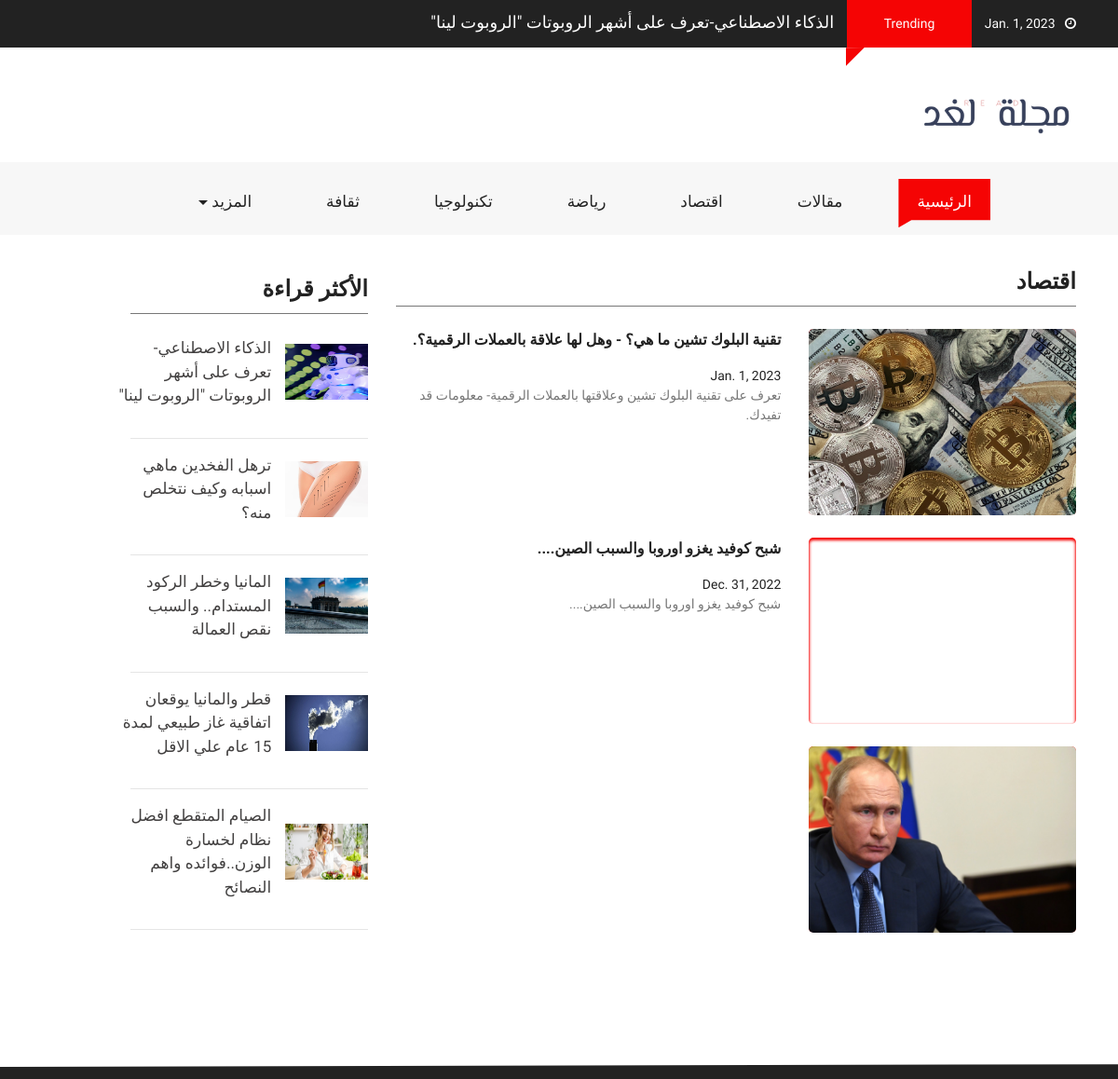
Screenshot of /section/اقتصاد/ with the database file from the repository.
### main/models.py (models this page shows, shortened)
class New(models.Model):
    type_post = [
        ('News','News'),
        ('Blogs','Blogs'),
    ]
    choices= [
        ('ثقافة','ثقافة'),
        ('اقتصاد','اقتصاد'),
        ('رياضة','رياضة'),
        ('صحةوجمال','صحةوجمال'),
        ('تكنولوجيا','تكنولوجيا'),
    ]
    title = models.CharField(max_length=100,unique=True)
    author = models.CharField(max_length=20,null=True, blank=True)
    image = models.ImageField()
    date_post = models.DateField(null=True, blank=True)
    short_decsription = models.CharField(max_length=100)
    long_decsription = models.TextField(default='DESC')
    type = models.CharField(max_length=50, choices=type_post,default='Blogs')
    most_popular = models.BooleanField(default=False)
    trending = models.BooleanField(default=False)
    main = models.BooleanField(default=False)
    main2 = models.BooleanField(default=False)
    cate = models.CharField(choices=choices,max_length=12)

### main/views.py (the view)
# urls.py: path('section/<str:cate>/',views.section,name='section')
def section(request,cate):
    news = New.objects.filter(cate=cate).order_by('-date_post')
    date_now  = datetime.datetime.now()
    return render(request,'main/section.html',{
        'f':cate,
        'blog':news,
        'most':most,
        'D_N':date_now.date(),
        'mostrend':trend[0]
    })

### templates/main/section.html (shortened to what this page needs)
{% extends "./layout.html" %}
{% load static %}
{% block content %}
<div class="container-fluid pb-4 pt-4 paddding">
    <div class="container paddding">
        <div class="row mx-0">
            <div class="col-md-8 animate-box" data-animate-effect="fadeInLeft">
                <div>
                    <div class="fh5co_heading fh5co_heading_border_bottom py-2 mb-4" style="font-weight: bold;" >{{f}}</div>
                </div>
                {% for bl in blog %}
                {% if not bl.most_popular and not  bl.trending %}
                <div class="row pb-4 more">
                    <div class="col-md-5">
                        <a href="{% url 'main:page' bl.title %}">
                        <div class="fh5co_hover_news_img">
                            <div class="fh5co_news_img"><img src="{{bl.image.url}}" alt=""/></div>
                        </div>
                        </a>
                    </div>
                    <div class="col-md-7 animate-box">
                        <a href="{% url 'main:page' bl.title %}" class="fh5co_magna py-2"> {{bl.title}}. <br> </a> <a href="{% url 'main:page' bl.title %}" class="fh5co_mini_time py-3">
                        {{bl.date_post}}
                        <div class="fh5co_consectetur"> {{bl.short_decsription}}.
                        </div></a>
                    </div>
                </div>
                {% endif %}
                {% endfor %}
            </div>
            <div class="col-md-3 animate-box" data-animate-effect="fadeInRight">
                <div>
                    <div class="fh5co_heading fh5co_heading_border_bottom pt-3 py-2 mb-4" style="font-weight: bold;">الأكثر قراءة</div>
                </div>
                {% for ne in most  %}
                <div class="row pb-3 ">
                    <div class="col-5 align-self-center">
                        <a href="{% url 'main:page' ne.title %}"> <img src="{{ne.image.url}}" alt="img" class="fh5co_most_trading"/>
                    </div></a>
                    <div class="col-7 paddding">
                        <a href="{% url 'main:page' ne.title %}" class="d-block fh5co_small_post_heading"><span class="">{{ne.title}}</span>
                    </div></a>
                </div>
                <hr>
                {% endfor %}
            </div>
        </div>
    </div>
</div>
{%endblock%}

### templates/main/layout.html (shortened to what this page needs)
{% load static %}
<!DOCTYPE html>
<html lang="en" class="no-js">
<head>
    <link href="{% static 'css/media_query.css' %}" rel="stylesheet" type="text/css"/>
    <link href="{% static 'css/bootstrap.css' %}" rel="stylesheet" type="text/css"/>
    <link href="https://maxcdn.bootstrapcdn.com/font-awesome/4.7.0/css/font-awesome.min.css" rel="stylesheet"
>
    <link href="{% static 'css/animate.css' %}" rel="stylesheet" type="text/css"/>
    <link href="{% static 'css/owl.carousel.css' %}" rel="stylesheet" type="text/css"/>
    <link href="{% static 'css/owl.theme.default.css' %}" rel="stylesheet" type="text/css"/>
    <link href="{% static 'css/style_1.css' %}" rel="stylesheet" type="text/css"/>
</head>
<body class="{% block class %}{%endblock%}" dir="rtl">
<div class="container-fluid fh5co_header_bg">
    <div class="container">
        <div class="row" >
            <div class="col-12 fh5co_mediya_center"><a href="" class="color_fff fh5co_mediya_setting" dir="rtl"><i
                    class="fa fa-clock-o"></i>&nbsp;&nbsp;&nbsp;{{D_N}}</a>
                <div class="d-inline-block fh5co_trading_posotion_relative"><a href="" class="treding_btn">Trending</a>
                    <div class="fh5co_treding_position_absolute"></div>
                </div>
                <a href="{% url 'main:page' mostrend.title %}" class="color_fff fh5co_mediya_setting" style= "font-size:18px">{{mostrend.title}}</a>
            </div>
        </div>
    </div>
</div>
<div class="container-fluid">
    <div class="container">
        <div class="row">
            <div class="col-12 col-md-3 fh5co_padding_menu" >
                <img style= "width:200px;" src="/media/logo.png" alt="img" class="fh5co_logo_width"/>
            </div>
            </div>
        </div>
    </div>
<div class="container-fluid bg-faded fh5co_padd_mediya padding_786">
    <div class="container padding_786">
        <nav class="navbar navbar-toggleable-md navbar-light ">
            <div class="collapse navbar-collapse" id="navbarSupportedContent">
                <ul class="navbar-nav mr-auto" style= "font-size : 17px">
                    <li class="nav-item active">
                        <a class="nav-link" href="{% url 'main:index'%}">الرئيسية <span class="sr-only">(current)</span></a>
                    </li>
                    <li class="nav-item ">
                        <a class="nav-link" href="{% url 'main:blog'%}">مقالات <span class="sr-only">(current)</span></a>
                    </li>
                    <li class="nav-item ">
                        <a class="nav-link" href="{% url 'main:section' 'اقتصاد' %}">اقتصاد <span class="sr-only">(current)</span></a>
                    </li>
                    <li class="nav-item ">
                        <a class="nav-link" href="{% url 'main:section' 'رياضة' %}">رياضة <span class="sr-only">(current)</span></a>
                    </li>
                    <li class="nav-item ">
                        <a class="nav-link" href="{% url 'main:section' 'تكنولوجيا' %}">تكنولوجيا <span class="sr-only">(current)</span></a>
                    </li>
                    <li class="nav-item ">
                        <a class="nav-link" href="{% url 'main:section' 'ثقافة' %}">ثقافة<span class="sr-only">(current)</span></a>
                    </li>
                    <li class="nav-item dropdown">
                        <a class="nav-link dropdown-toggle" href="#" id="dropdownMenuButton2" data-toggle="dropdown"
                           aria-haspopup="true" aria-expanded="false">المزيد <span class="sr-only">(current)</span></a>
                    </li>
                </ul>
            </div>
        </nav>
    </div>
</div>
{% block content %} {% endblock %}
<div class="container-fluid fh5co_footer_bg pb-3">
</body>
</html>

### main/static/css/style_1.css (style rules this page uses)
a,a:hover { color:#f50404 }
.fh5co_header_bg { background:#222;color:#fff }
.color_fff { color:#fff !important }
.treding_btn { background:#f50404;color:#fff;margin:0 10px;display:inline-block;padding:15px 40px }
.fh5co_trading_posotion_relative { position:relative }
.fh5co_treding_position_absolute { -webkit-clip-path:polygon(0 1%, 100% 0, 0 100%, 0% 100%);-moz-clip-path:polygon(0 1%, 100% 0, 0 100%, 0% 100%);-ms-clip-path:polygon(0 1%, 100% 0, 0 100%, 0% 100%);clip-path:polygon(0 1%, 100% 0, 0 100%, 0% 100%);height:20px;width:20px;background:#f50404;position:absolute;left:9px }
.fh5co_logo_width { width:130px }
.navbar-light .navbar-nav .open>.nav-link,.navbar-light .navbar-nav .active>.nav-link,.navbar-light .navbar-nav .nav-link.open,.navbar-light .navbar-nav .nav-link.active { color:#fff !important;padding-top:12px !important;padding-bottom:15px !important;padding-left:20px !important;padding-right:20px !important;margin:0 20px !important;-moz-transition:all .5s ease;-o-transition:all .5s ease;-webkit-transition:all .5s ease;-ms-transition:all .5s ease;transition:all .5s ease;background:#f50404 !important;-webkit-clip-path:polygon(100% 0, 100% 85%, 14% 85%, 0 100%, 0% 60%, 0 0);-moz-clip-path:polygon(100% 0, 100% 85%, 14% 85%, 0 100%, 0% 60%, 0 0);-ms-clip-path:polygon(100% 0, 100% 85%, 14% 85%, 0 100%, 0% 60%, 0 0);clip-path:polygon(100% 0, 100% 85%, 14% 85%, 0 100%, 0% 60%, 0 0) }
.navbar-light .navbar-nav .nav-link { color:#222 !important;padding-top:12px !important;padding-bottom:15px !important;padding-left:20px !important;padding-right:20px !important;margin:0 20px !important;-moz-transition:all .5s ease;-o-transition:all .5s ease;-webkit-transition:all .5s ease;-ms-transition:all .5s ease;transition:all .5s ease;position:relative !important;-webkit-clip-path:polygon(100% 0, 100% 85%, 14% 85%, 0 100%, 0% 60%, 0 0);-moz-clip-path:polygon(100% 0, 100% 85%, 14% 85%, 0 100%, 0% 60%, 0 0);-ms-clip-path:polygon(100% 0, 100% 85%, 14% 85%, 0 100%, 0% 60%, 0 0);clip-path:polygon(100% 0, 100% 85%, 14% 85%, 0 100%, 0% 60%, 0 0) }
.fh5co_padding_menu { padding:20px 0 }
.fh5co_padd_mediya { padding-top:10px }
.paddding { padding-left:0 !important;padding-right:0 !important }
.fh5co_heading { font-size:20px;color:#424040 }
.fh5co_heading_border_bottom { border-bottom:1px solid #777 }
.fh5co_news_img { height:200px;-webkit-border-radius:5px;-moz-border-radius:5px;-ms-border-radius:5px;border-radius:5px;overflow:hidden;position:relative;top:0;-webkit-box-shadow:inset 0 2px 3px 1px;-moz-box-shadow:inset 0 2px 3px 1px;-o-box-shadow:inset 0 2px 3px 1px;box-shadow:inset 0 2px 3px 1px;-moz-transition:all all 0.5s ease;-o-transition:all all 0.5s ease;-webkit-transition:all all 0.5s ease;-ms-transition:all all 0.5s ease;transition:all all 0.5s ease }
.fh5co_news_img>img { height:260px;min-width:100% }
.fh5co_small_post_heading { font-size:17px;color:#424040;-moz-transition:all all 0.5s ease;-o-transition:all all 0.5s ease;-webkit-transition:all all 0.5s ease;-ms-transition:all all 0.5s ease;transition:all all 0.5s ease }
.fh5co_magna { font-size:16px;color:#222 !important;font-weight:800 }
.fh5co_mini_time { font-size:14px;color:#222;display:inline-block }
.fh5co_consectetur { font-size:14px;color:#777 }
.fh5co_most_trading { height:60px;width:100% }
.fh5co_footer_bg { background:#222;color:#fff;-webkit-clip-path:polygon(0 17%, 100% 0, 100% 100%, 0% 100%);clip-path:polygon(0 17%, 100% 0, 100% 100%, 0% 100%) }
.fh5co_heading { font-size:24px;color:#222 }
.js .animate-box { opacity:0 }
.more { display: none; }
.more:nth-child(1), .more:nth-child(2), .more:nth-child(3), .more:nth-child(4) { display: flex; }

### rows the page displays
New: date_post "Jan. 1, 2023", image (picture), title "تقنية البلوك تشين ما هي؟ - وهل لها علاقة بالعملات الرقمية؟", short_decsription "تعرف على تقنية البلوك تشين وعلاقتها بالعملات الرقمية- معلومات قد تفيدك"
New: title "الذكاء الاصطناعي-تعرف على أشهر الروبوتات \"الروبوت لينا\"", image (picture)
New: title "شبح كوفيد يغزو اوروبا والسبب الصين...", date_post "Dec. 31, 2022", short_decsription "شبح كوفيد يغزو اوروبا والسبب الصين..."
New: image (picture)
New: image (picture), title "ترهل الفخدين ماهي اسبابه وكيف نتخلص منه؟"
New: image (picture), title "المانيا وخطر الركود المستدام.. والسبب نقص العمالة"
New: image (picture), title "قطر والمانيا يوقعان اتفاقية غاز طبيعي لمدة 15 عام علي الاقل"
New: image (picture), title "الصيام المتقطع افضل نظام لخسارة الوزن..فوائده واهم النصائح"

### other values shown
{{ f }} "اقتصاد"
